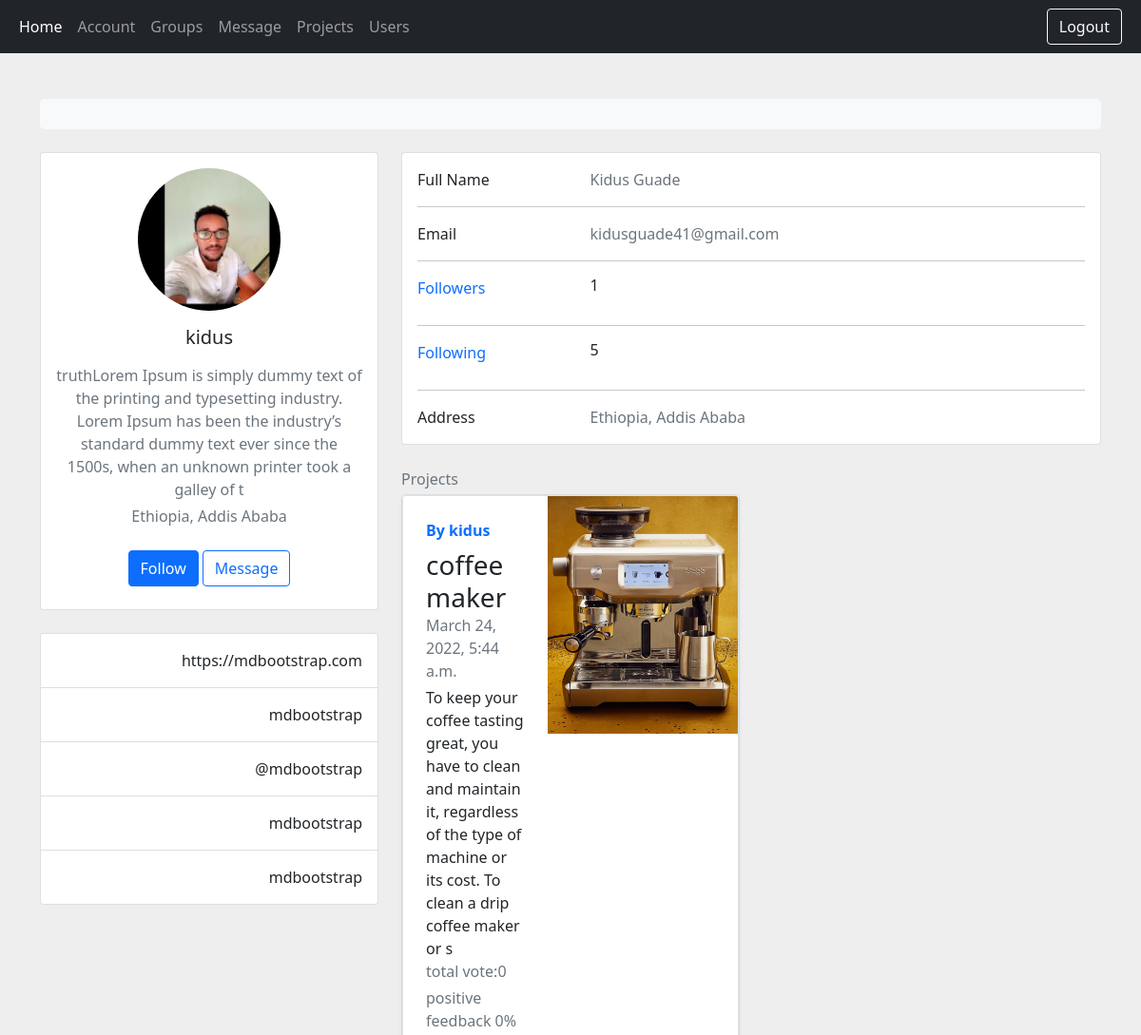
/user_account/3c0dc0fc-0f57-49cd-a6c1-d3ccac21fcbf/ (signed in, upper part), run on an earlier commit of the app's database.
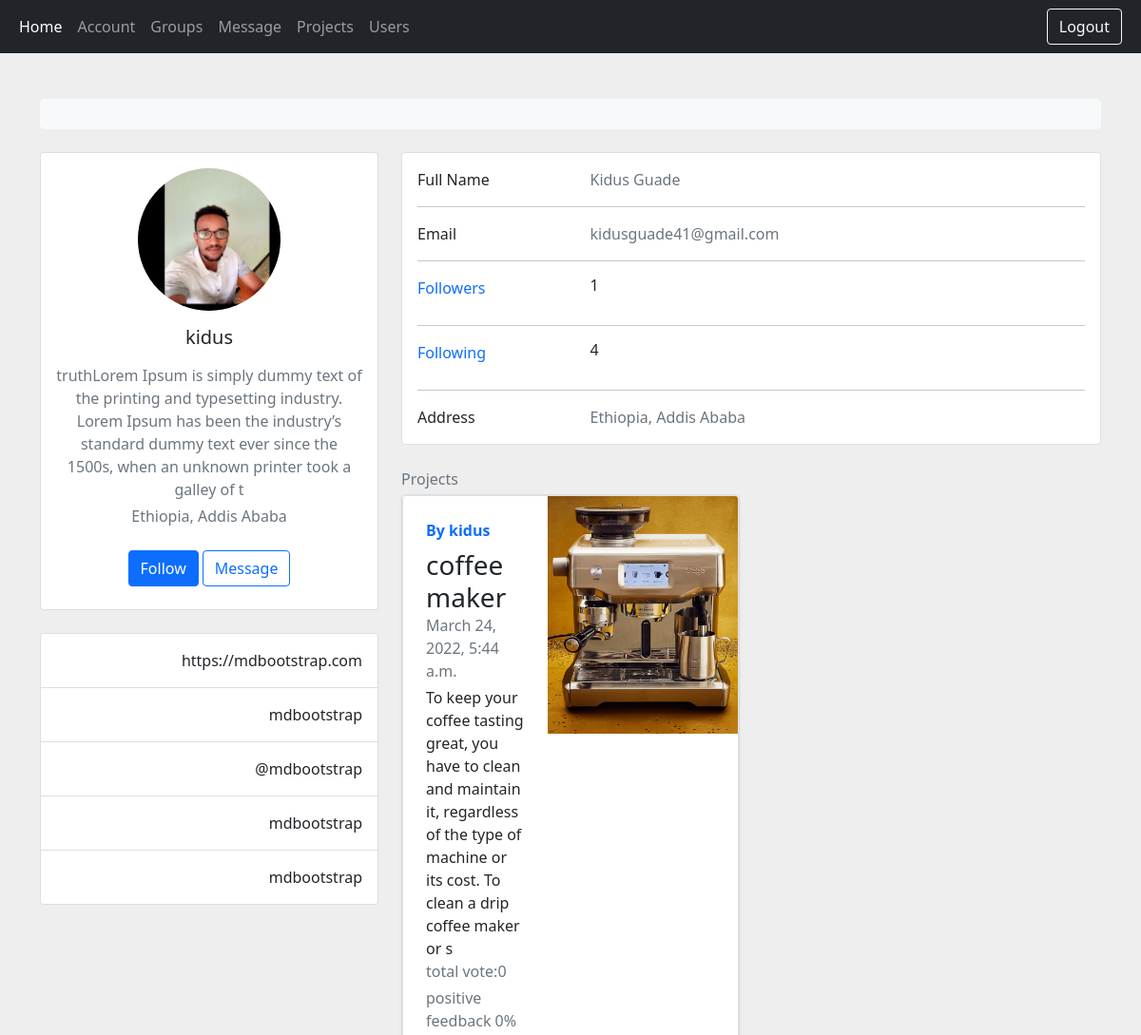
And on a later commit of the database.
### users/models.py (models this page shows)
class Account(models.Model):
    user = models.OneToOneField(User, on_delete=models.CASCADE, null=True, blank=True)
    first_name=models.CharField(max_length=200, null=True, blank=True)
    last_name = models.CharField(max_length=200, null=True, blank=True)
    username=models.CharField(max_length=200, null=True, blank=True)
    email=models.EmailField(max_length=200)
    location=models.CharField(max_length=200, null=True, blank=True)
    bio=models.TextField(max_length=200, null=True, blank=True)
    job=models.CharField(max_length=200, null=True, blank=True)
    status=models.CharField(max_length=200, null=True, blank=True)
    profile=models.ImageField(null=True, blank=True,upload_to="profiles/",default='profiles/user-default.png')
    groups=models.ManyToManyField('Group',blank=True)
    github_account=models.CharField(max_length=200, null=True, blank=True)
    linkedin_account = models.CharField(max_length=200, null=True, blank=True)
    follower_accounts= models.ManyToManyField('Account', blank=True)
    followed_accounts= models.ManyToManyField('Account', blank=True,related_name="follows")
    followers = models.IntegerField(default=0, null=True, blank=True)
    following = models.IntegerField(default=0, null=True, blank=True)
    created = models.DateTimeField(auto_now_add=True)
    id = models.UUIDField(default=uuid.uuid4, unique=True, primary_key=True, editable=False)
    def __str__(self):
        return str(self.username)
    class Meta:
        ordering = ['-followers']

### users/views.py (the view, shortened to what this page needs)
# urls.py: path('user_account/<str:pk>/',views.userAccount,name="user_account"),
@login_required(login_url="login")
def userAccount(request,pk):
    account = Account.objects.get(id=pk)
    form = AccountForm()
    count=len(account.project_set.all())
    content={"account":account,"count":count,"form":form}
    return render(request,"users/user_account.html",content)

### users/templates/users/user_account.html (shortened to what the changed rows need)
{% extends 'main.html' %}
{% block content %}
<section style="background-color: #eee;">
  <div class="container py-5">
    <div class="row">
      <div class="col-lg-4">
        <div class="card mb-4">
          <div class="card-body text-center">
            <img src="{{account.profile.url}}" alt="avatar" class="rounded-circle img-fluid" style="width: 150px;">
            <h5 class="my-3">{{account.username}}</h5>
            <p class="text-muted mb-1">{{account.bio}}</p>
            <p class="text-muted mb-4">{{account.location}}</p>
            <div class="d-flex justify-content-center mb-2">
              <form  method="post"  action="">
                </form>
              <a style="" href="{% url 'each_message' account.id %}">
                </a>
            </div>
          </div>
        </div>
      </div>
      <div class="col-lg-8">
        <div class="card mb-4">
          <div class="card-body">
            <div class="row">
              <div class="col-sm-9">
                <p class="text-muted mb-0">{{account.first_name}} {{account.last_name}}</p>
              </div>
            </div>
            <div class="row">
              <div class="col-sm-9">
                <p class="text-muted mb-0">{{account.email}}</p>
              </div>
            </div>
              <div class="row">
              <div class="col-sm-9">
                <p class="text-muted mb-0"><h6>{{account.followers}}</h6></p>
              </div>
            </div>
              <div class="row">
              <div class="col-sm-9">
                <p class="text-muted mb-0"><h6>{{account.following}}</h6></p>
              </div>
            </div>
            <div class="row">
              <div class="col-sm-9">
                <p class="text-muted mb-0">{{account.location}}</p>
              </div>
            </div>
          </div>
        </div>
      </div>
    </div>
  </div>
</section>
{% endblock content %}

What changed in the data, as far as the page shows it:
changed Account "kidus": following "5" → "4"
